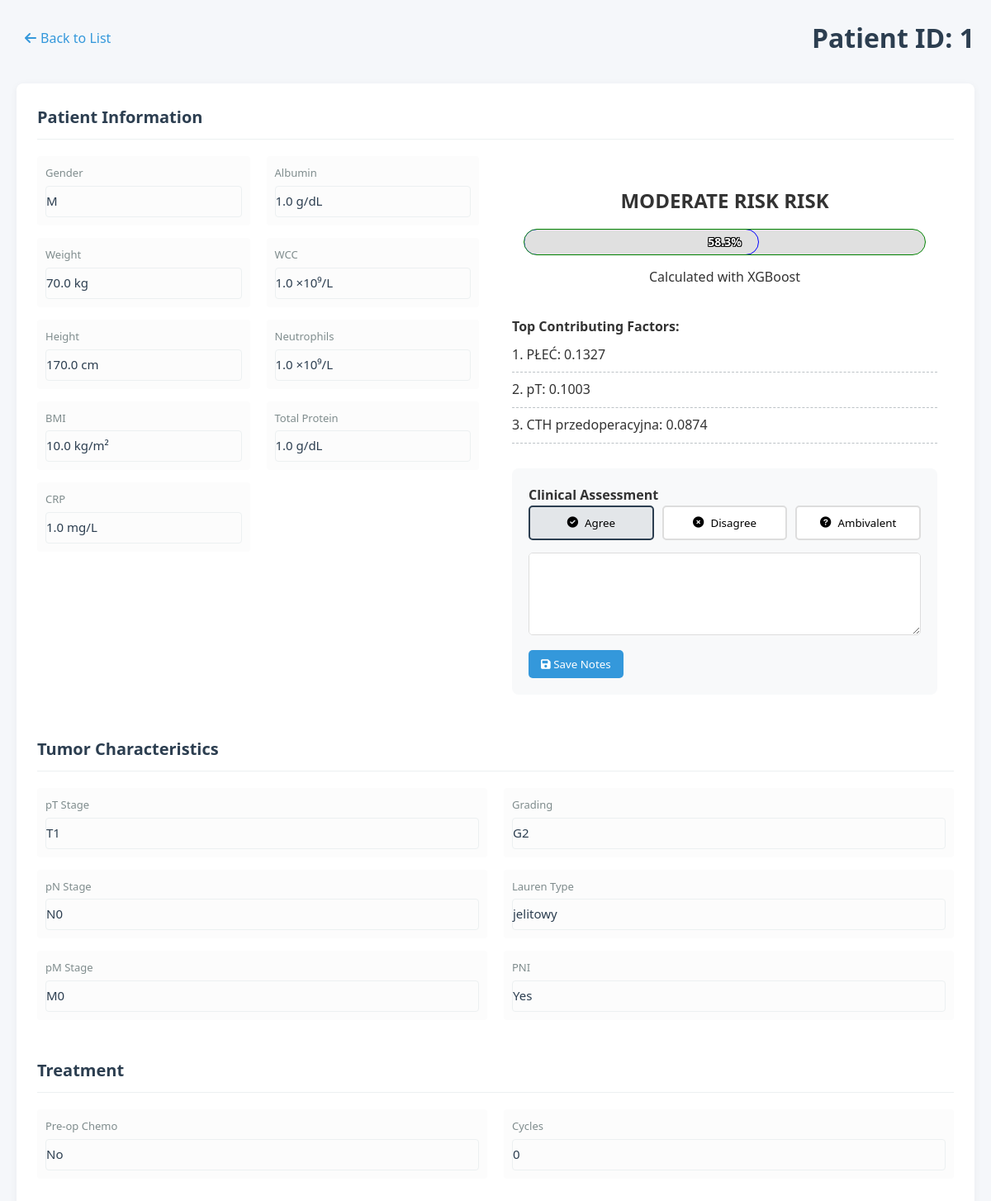
The app's page /patient/1, older data.
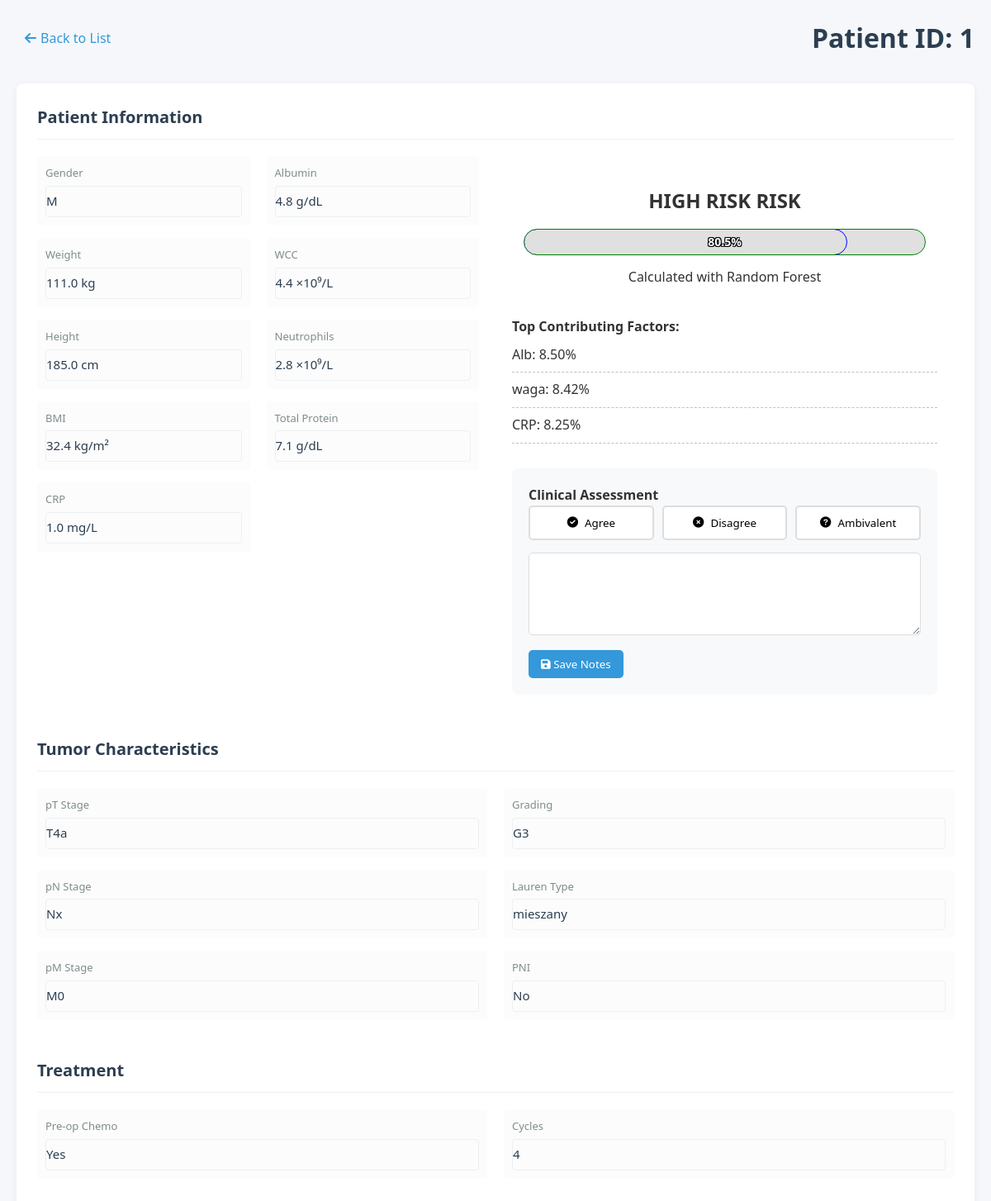
The same page, newer data.
### models.py (models this page shows, shortened)
class Patient(db.Model):
    id = db.Column(db.Integer, primary_key=True)
    gender = db.Column(db.String(1), nullable=False)        # 'M' lub 'K'
    weight = db.Column(db.Float, nullable=False)            # waga w kg (wartości numeryczne)
    height = db.Column(db.Float, nullable=False)            # wzrost w cm (wartości numeryczne)
    bmi = db.Column(db.Float, nullable=False)               # BMI (wartości numeryczne)
    CRP = db.Column(db.Float, nullable=False)               # CRP (wartości numeryczne)
    Alb = db.Column(db.Float, nullable=False)               # Alb (wartości numeryczne)
    WCC = db.Column(db.Float, nullable=False)               # WCC (wartości numeryczne)
    NEU = db.Column(db.Float, nullable=False)               # NEU (wartości numeryczne)
    total_protein = db.Column(db.Float, nullable=False)     # białko całkowite (wartości numeryczne)
    pT = db.Column(db.String(10), nullable=False)           # stadium T (wartości kategoryczne)
    pN = db.Column(db.String(10), nullable=False)           # stadium N (wartości kategoryczne)
    pM = db.Column(db.String(10), nullable=False)           # stadium M (wartości kategoryczne)
    PNI = db.Column(db.Integer, nullable=False)             # PNI (wartości numeryczne 0-1)
    GRADING = db.Column(db.String(10), nullable=False)      # stopień zróżnicowania (wartości kategoryczne)
    Lauren = db.Column(db.String(10), nullable=False)       # typ Lauren (wartości kategoryczne)
    CTH_preop = db.Column(db.String(10), nullable=False)    # chemioterapia przedoperacyjna (wartości kategoryczne)
    cycles_number = db.Column(db.Integer, nullable=False)   # liczba cykli chemioterapii (wartości numeryczne)
    predictions = db.relationship('Prediction', backref='patient', lazy=True)

class Prediction(db.Model):
    id = db.Column(db.Integer, primary_key=True)
    patient_id = db.Column(db.Integer, db.ForeignKey('patient.id'), nullable=False)
    probability = db.Column(db.Float, nullable=False)
    model_used = db.Column(db.String(50), nullable=False)
    interpretation = db.Column(db.String(50), nullable=False)
    top_factors = db.Column(db.JSON)  # Stores list of important factors
    clinician_agreement = db.Column(db.String(20))  # 'agree', 'disagree', 'ambivalent'
    clinician_notes = db.Column(db.Text)
    patient_id = db.Column(db.Integer, db.ForeignKey('patient.id'), nullable=False)

### app.py (the view)
    @app.route('/patient/<int:patient_id>')
    def patient_detail(patient_id):
        patient = Patient.query.get_or_404(patient_id)
        predictions = patient.predictions
        return render_template('patient.html', patient=patient, predictions=predictions)

### templates/patient.html (shortened to what the changed rows need)
{% extends "base.html" %}
{% block content %}
<header class="patient-header">
    <button class="back-button" onclick="window.history.back()">
        <i class="fas fa-arrow-left"></i> Back to List
    </button>
    <h1>Patient ID: {{ patient.id }}</h1>
</header>
<div class="patient-profile">
    <div class="profile-column patient-data">
        <div class="section-title">
            <h2>Patient Information</h2>
        </div>
        <div class="data-columns">
            <div class="data-subcolumn">
                <div class="data-field">
                    <label>Gender</label>
                    <div class="editable-field">{{ patient.gender }}</div>
                </div>
                <div class="data-field">
                    <label>Weight</label>
                    <div class="editable-field">{{ patient.weight }} kg</div>
                </div>
                <div class="data-field">
                    <label>Height</label>
                    <div class="editable-field">{{ patient.height }} cm</div>
                </div>
                <div class="data-field">
                    <label>BMI</label>
                    <div class="editable-field">{{ patient.bmi }} kg/m²</div>
                </div>
                <div class="data-field">
                    <label>CRP</label>
                    <div class="editable-field">{{ patient.CRP }} mg/L</div>
                </div>
            </div>
            <div class="data-subcolumn">
                <div class="data-field">
                    <label>Albumin</label>
                    <div class="editable-field">{{ patient.Alb }} g/dL</div>
                </div>
                <div class="data-field">
                    <label>WCC</label>
                    <div class="editable-field">{{ patient.WCC }} ×10⁹/L</div>
                </div>
                <div class="data-field">
                    <label>Neutrophils</label>
                    <div class="editable-field">{{ patient.NEU }} ×10⁹/L</div>
                </div>
                <div class="data-field">
                    <label>Total Protein</label>
                    <div class="editable-field">{{ patient.total_protein }} g/dL</div>
                </div>
            </div>
            <div class="prediction-data">
                {% if predictions %}
                    {% for prediction in predictions %}
                    <div class="prediction-result">
                        <div class="risk-level risk-{{ prediction.interpretation|lower|replace(' ', '-') }}">
                            <h3>{{ prediction.interpretation }} RISK</h3>
                            <div class="probability-gauge">
                                <div class="gauge-fill" style="width: {{ (prediction.probability * 100)|round(1) }}%"></div>
                                <span class="probability-value">{{ (prediction.probability * 100)|round(1) }}%</span>
                            </div>
                            <p>Calculated with {{ prediction.model_used }}</p>
                        </div>
                        {% if prediction.top_factors %}
                        <div class="important-factors">
                            <h4>Top Contributing Factors:</h4>
                            <ul>
                                {% for factor in prediction.top_factors %}
                                <li>{{ factor }}</li>
                                {% endfor %}
                            </ul>
                        </div>
                        {% endif %}
                        <div class="clinician-feedback">
                            <h4>Clinical Assessment</h4>
                            <form method="POST" action="{{ url_for('save_feedback', prediction_id=prediction.id) }}">
                                <div class="feedback-buttons">
                                    <button type="submit" name="agreement" value="agree"
                                            class="{% if prediction.clinician_agreement == 'agree' %}active{% endif %}">
                                        <i class="fas fa-check-circle"></i> Agree
                                    </button>
                                    <button type="submit" name="agreement" value="disagree"
                                            class="{% if prediction.clinician_agreement == 'disagree' %}active{% endif %}">
                                        <i class="fas fa-times-circle"></i> Disagree
                                    </button>
                                    <button type="submit" name="agreement" value="ambivalent"
                                            class="{% if prediction.clinician_agreement == 'ambivalent' %}active{% endif %}">
                                        <i class="fas fa-question-circle"></i> Ambivalent
                                    </button>
                                </div>
                                <div class="feedback-notes">
                                    <textarea name="clinician_notes" placeholder="Enter your clinical reasoning...">
                                        {{ prediction.clinician_notes or '' }}
                                    </textarea>
                                    <button type="submit" class="btn-save-notes">
                                        <i class="fas fa-save"></i> Save Notes
                                    </button>
                                </div>
                            </form>
                        </div>
                    </div>
                    {% endfor %}
                {% else %}
                    <div class="no-prediction">
                        <p>No prediction available for this patient</p>
                    </div>
                {% endif %}
            </div>
        </div>
        <div class="section-title" style="margin-top: 30px;">
            <h2>Tumor Characteristics</h2>
        </div>
        <div class="data-columns">
            <div class="data-subcolumn">
                <div class="data-field">
                    <label>pT Stage</label>
                    <div class="editable-field">{{ patient.pT }}</div>
                </div>
                <div class="data-field">
                    <label>pN Stage</label>
                    <div class="editable-field">{{ patient.pN }}</div>
                </div>
                <div class="data-field">
                    <label>pM Stage</label>
                    <div class="editable-field">{{ patient.pM }}</div>
                </div>
            </div>
            <div class="data-subcolumn">
                <div class="data-field">
                    <label>Grading</label>
                    <div class="editable-field">{{ patient.GRADING }}</div>
                </div>
                <div class="data-field">
                    <label>Lauren Type</label>
                    <div class="editable-field">{{ patient.Lauren }}</div>
                </div>
                <div class="data-field">
                    <label>PNI</label>
                    <div class="editable-field">{{ "Yes" if patient.PNI else "No" }}</div>
                </div>
            </div>
        </div>
        <div class="section-title" style="margin-top: 30px;">
            <h2>Treatment</h2>
        </div>
        <div class="data-columns">
            <div class="data-subcolumn">
                <div class="data-field">
                    <label>Pre-op Chemo</label>
                    <div class="editable-field">{{ "Yes" if patient.CTH_preop == "tak" else "No" }}</div>
                </div>
            </div>
            <div class="data-subcolumn">
                <div class="data-field">
                    <label>Cycles</label>
                    <div class="editable-field">{{ patient.cycles_number }}</div>
                </div>
            </div>
        </div>
    </div>
</div>
</div>
{% endblock %}

Row changes from the older to the newer data that the page shows:
changed Patient "No": weight "70.0" → "111.0"; height "170.0" → "185.0"; bmi "10.0" → "32.4"; Alb "1.0" → "4.8"; WCC "1.0" → "4.4"; NEU "1.0" → "2.8"; total_protein "1.0" → "7.1"; pT "T1" → "T4a"; pN "N0" → "Nx"; GRADING "G2" → "G3"; Lauren "jelitowy" → "mieszany"; PNI "Yes" → "No"; CTH_preop "No" → "Yes"; cycles_number "0" → "4"
changed Prediction: interpretation "MODERATE RISK" → "HIGH RISK"; probability 0.582591 → 0.805 (drawn); (prediction.probability*100)|round(1) "58.3" → "80.5"; model_used "XGBoost" → "Random Forest"; clinician_agreement "agree" → empty (drawn)
Text that changed along with them:
new list line: "Alb: 8.50%"
new list line: "waga: 8.42%"
new list line: "CRP: 8.25%"
list line gone: "1. PŁEĆ: 0.1327"
list line gone: "2. pT: 0.1003"
list line gone: "3. CTH przedoperacyjna: 0.0874"
